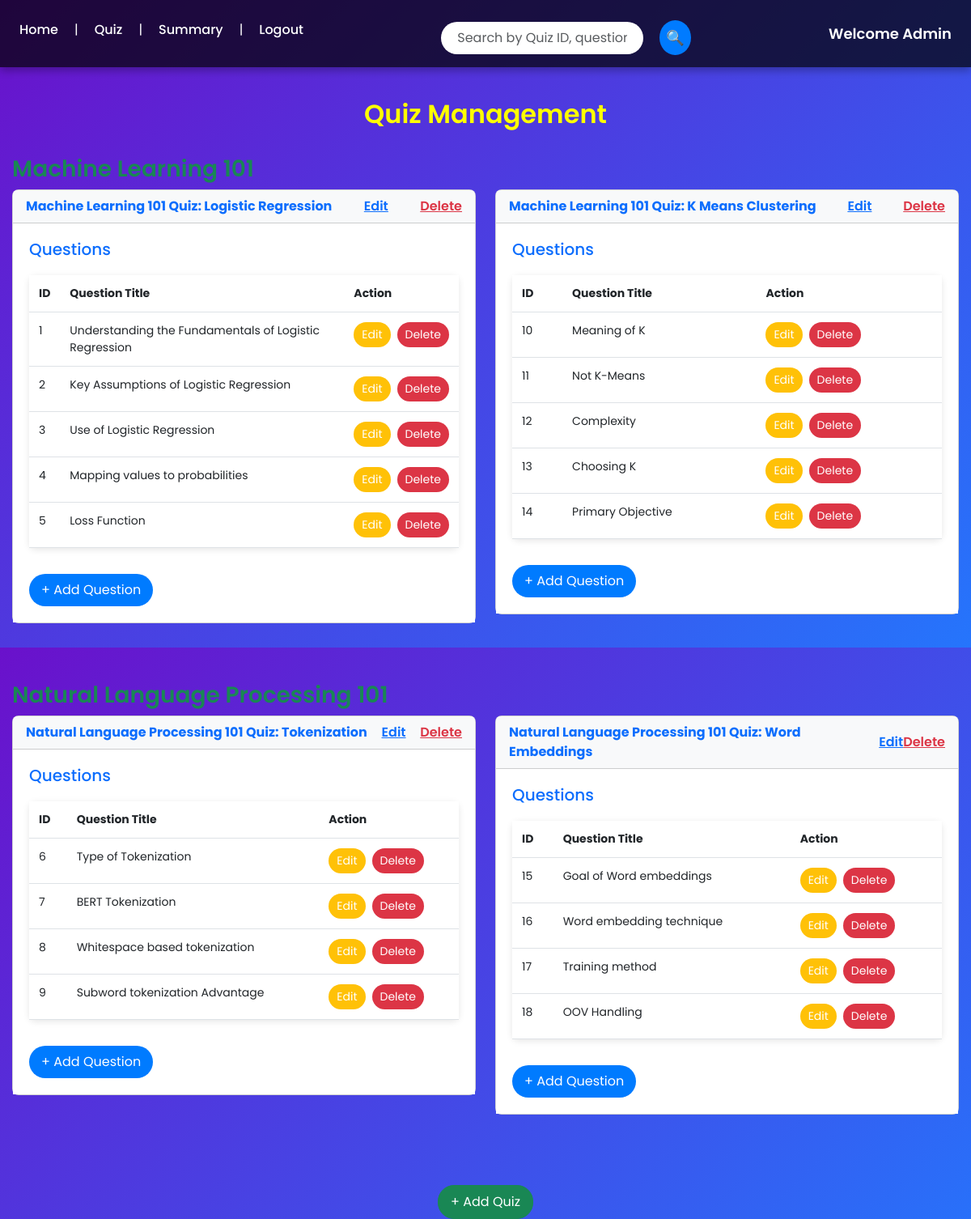
The app's page /quiz_management with its own data.
### models/models.py (models this page shows, shortened)
class Subject(db.Model):
    id=db.Column(db.Integer, primary_key=True)
    name=db.Column(db.String(100), unique=True, nullable=False)
    description=db.Column(db.Text)
    chapters=db.relationship('Chapter', backref='subject', lazy=True)

class Quiz(db.Model):
    id=db.Column(db.Integer, primary_key=True)
    chapter_id=db.Column(db.Integer, db.ForeignKey('chapter.id'), nullable=False)
    date_of_quiz=db.Column(db.Date)
    time_duration=db.Column(db.String(10))
    remarks=db.Column(db.Text)
    questions=db.relationship('Questions', backref='quiz', lazy=True)
    scores=db.relationship('Scores', backref='quiz', lazy=True)
    def get_subject_name(self):
        return self.chapter.subject.name
    def get_chapter_name(self):
        return self.chapter.name

class Chapter(db.Model):
    id=db.Column(db.Integer, primary_key=True)
    name=db.Column(db.String(100), nullable=False)
    description=db.Column(db.Text)
    subject_id=db.Column(db.Integer, db.ForeignKey('subject.id'), nullable=False)
    quizzes=db.relationship('Quiz', backref='chapter', lazy=True)

class Questions(db.Model):
    id=db.Column(db.Integer, primary_key=True)
    quiz_id=db.Column(db.Integer, db.ForeignKey('quiz.id'), nullable=False)
    question_title=db.Column(db.String(100), nullable=False)
    question_statement=db.Column(db.Text,nullable=False)
    option1=db.Column(db.String(300), nullable=False)
    option2=db.Column(db.String(300), nullable=False)
    option3=db.Column(db.String(300), nullable=False)
    option4=db.Column(db.String(300), nullable=False)
    correct_option=db.Column(db.Integer, nullable=False)

### app.py (the view)
@app.route('/quiz_management', methods=['GET', 'POST'])
def quiz_management():
    search_query = request.form.get('search_query', '')  # Get search query from the POST request
    if search_query:
        quizzes = Quiz.query.join(Chapter).join(Subject).join(Questions).filter(
            (Quiz.id == search_query) |  # Search by Quiz ID
            (Questions.question_title.ilike(f"%{search_query}%"))  # Search by Question Title
        ).all()
        if not quizzes:
            return render_template('quiz_management.html', error="404 Not Found")
    else:
        quizzes = Quiz.query.all()
    return render_template('quiz_management.html', quizzes=quizzes, search_query=search_query)

### templates/quiz_management.html (shortened to what this page needs)
<!DOCTYPE html>
<html lang="en">
<head>
    <link rel="stylesheet" href="https://cdn.jsdelivr.net/npm/bootstrap@5.3.0/dist/css/bootstrap.min.css">
    <link rel="stylesheet" href="{{ url_for('static', filename='css/quiz_management.css') }}">
</head>
<body>
    <nav class="navbar">
        <div class="container-fluid d-flex justify-content-between align-items-center px-4">
            <div class="nav-links">
                <a href="{{ url_for('admin_dashboard') }}">Home</a> |
                <a href="{{ url_for('quiz_management') }}">Quiz</a> |
                <a href="{{ url_for('summary') }}">Summary</a>|
                <a href="{{ url_for('logout') }}">Logout</a>
            </div>
            <form class="search-container d-flex" action="{{ url_for('quiz_management') }}" method="POST">
                <input type="text" class="form-control search-input" name="search_query" placeholder="Search by Quiz ID, questionor chapter..." value="{{ search_query }}">
                <button type="submit" class="btn search-button">🔍</button>
            </form>
            <span class="admin-welcome">Welcome Admin</span>
        </div>
    </nav>
    <div class="container mt-4">
        <h2 class="text-center" style="color: yellow;">Quiz Management</h2>
        {% if quizzes %}
            {% set quizzes_by_subject = {} %}
                {% for subject, quizzes_list in quizzes_by_subject.items() %}
                    <h3 class="mt-4 text-success">{{ subject }}</h3>
                    <div class="row">
                        {% for quiz in quizzes_list %}
                        <div class="col-md-6 mb-5">
                            <div class="card quiz-card">
                                <div class="card-header d-flex justify-content-between align-items-center">
                                    <a href="{{ url_for('quiz_details', quiz_id=quiz.id) }}" class="fw-bold text-primary text-decoration-none">
                                        {{ quiz.get_subject_name() }} Quiz: {{ quiz.get_chapter_name() }}
                                    </a>
                                    <a href="{{ url_for('edit_quiz', quiz_id=quiz.id) }}">Edit</a>
                                    <a href="{{ url_for('delete_quiz', quiz_id=quiz.id) }}" class="text-danger">Delete</a>
                                </div>
                                <div class="card-body">
                                    <h5 class="text-primary">Questions</h5>
                                    {% if quiz.questions %}
                                        <table class="table">
                                            <thead>
                                                <tr>
                                                    <th>ID</th>
                                                    <th>Question Title</th>
                                                    <th>Action</th>
                                                </tr>
                                            </thead>
                                            <tbody>
                                                {% for question in quiz.questions %}
                                                <tr>
                                                    <td>{{ question.id }}</td>
                                                    <td>{{ question.question_title }}</td>
                                                    <td>
                                                        <div class="d-flex gap-2">
                                                            <a href="{{ url_for('edit_question', question_id=question.id) }}" class="btn btn-warning btn-sm">Edit</a>
                                                            <form action="{{ url_for('delete_question', question_id=question.id) }}" method="post" onsubmit="return confirm('Are you sure you want to delete this question?');">
                                                                <button type="submit" class="btn btn-danger btn-sm">Delete</button>
                                                            </form>
                                                        </div>
                                                    </td>
                                                </tr>
                                                {% endfor %}
                                            </tbody>
                                        </table>
                                    {% else %}
                                        <p class="text-muted">No questions added yet.</p>
                                    {% endif %}
                                    <a href="{{ url_for('add_question', quiz_id=quiz.id) }}" class="btn btn-primary mt-3">+ Add Question</a>
                                </div>
                            </div>
                        </div>
                        {% endfor %}
                    </div>
                {% endfor %}
            </div>
        {% else %}
            <p class="text-center text-muted">No quizzes available. Start by adding a new quiz.</p>
        {% endif %}
        <div class="text-center my-4">
            <a href="{{ url_for('add_quiz') }}" class="btn btn-success">+ Add Quiz</a>
        </div>
</body>
</html>

### static/css/quiz_management.css (style rules this page uses)
body { font-family: 'Poppins', sans-serif; background: linear-gradient(135deg, #6a11cb 0%, #2575fc 100%); color: #fff; margin: 0; padding: 0; height: 100vh; }
.container { max-width: 1200px; margin-top: 30px; }
h2, h3 { font-weight: 600; color: #fff; }
.navbar { background: rgba(0, 0, 0, 0.7); padding: 15px 0; box-shadow: 0 4px 10px rgba(0, 0, 0, 0.3); }
.navbar .nav-links { display: flex; gap: 20px; justify-content: flex-start; }
.navbar .nav-links a { color: #fff; text-decoration: none; font-size: 16px; font-weight: 500; }
.navbar .search-container { display: flex; align-items: center; }
.navbar .search-input { width: 250px; border-radius: 25px; padding: 10px 20px; border: none; margin-right: 10px; background-color: #fff; }
.navbar .search-button { background-color: #007bff; border: none; padding: 10px; border-radius: 50%; color: #fff; cursor: pointer; font-size: 18px; }
.navbar .admin-welcome { color: #fff; font-size: 18px; font-weight: 600; }
.card { border-radius: 8px; transition: transform 0.3s ease, box-shadow 0.3s ease; background: #fff; }
.card-header { background-color: #f8f9fa; font-weight: 600; border-radius: 8px 8px 0 0; }
.card-body { background-color: #ffffff; padding: 20px; }
.card-body .table th, .card-body .table td { padding: 12px; }
.card-body .table thead { background-color: #f1f1f1; }
.card-body .btn { border-radius: 20px; transition: background-color 0.3s ease; }
.card-body .btn-sm { padding: 5px 10px; }
.table { border-radius: 8px; box-shadow: 0 2px 8px rgba(0, 0, 0, 0.1); margin-top: 20px; }
.btn { border-radius: 20px; padding: 8px 15px; }
.btn-primary { background-color: #007bff; border: none; color: white; }
.btn-warning { background-color: #ffc107; border: none; color: white; }
.btn-danger { background-color: #dc3545; border: none; color: white; }
.text-center { text-align: center; }
.admin-welcome { font-size: 18px; font-weight: 600; }
.search-container { position: relative; display: flex; gap: 10px; justify-content: flex-end; }
.search-container .form-control { border-radius: 25px; padding: 8px 20px; }
.search-container .btn { border-radius: 50%; padding: 8px; border: none; background-color: #007bff; color: #fff; }
.navbar .nav-links a { margin-bottom: 10px; }
.search-container { margin-top: 10px; }
.container { padding: 15px; }
.card { transition: transform 0.3s ease-in-out; }
.table { font-size: 14px; }
.quiz-card { min-height: 280px; display: flex; flex-direction: column; justify-content: space-between; }
.row { display: flex; flex-wrap: wrap; justify-content: space-between; }

### records on screen
Subject: name "Machine Learning 101"
Quiz: get_subject_name "Machine Learning 101", get_chapter_name "Logistic Regression"
Questions: id "1", question_title "Understanding the Fundamentals of Logistic Regression"
Questions: id "2", question_title "Key Assumptions of Logistic Regression"
Questions: id "3", question_title "Use of Logistic Regression"
Questions: id "4", question_title "Mapping values to probabilities"
Questions: id "5", question_title "Loss Function"
Quiz: get_subject_name "Machine Learning 101", get_chapter_name "K Means Clustering"
Questions: id "10", question_title "Meaning of K"
Questions: id "11", question_title "Not K-Means"
Questions: id "12", question_title "Complexity"
Questions: id "13", question_title "Choosing K"
Questions: id "14", question_title "Primary Objective"
Subject: name "Natural Language Processing 101"
Quiz: get_subject_name "Natural Language Processing 101", get_chapter_name "Tokenization"
Questions: id "6", question_title "Type of Tokenization"
Questions: id "7", question_title "BERT Tokenization"
Questions: id "8", question_title "Whitespace based tokenization"
Questions: id "9", question_title "Subword tokenization Advantage"
Quiz: get_subject_name "Natural Language Processing 101", get_chapter_name "Word Embeddings"
Questions: id "15", question_title "Goal of Word embeddings"
Questions: id "16", question_title "Word embedding technique"
Questions: id "17", question_title "Training method"
Questions: id "18", question_title "OOV Handling"
